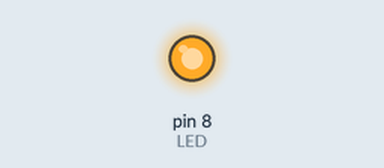
This program was run on a simulated Raspberry Pi (header pin numbers). Parts: output pins drawn as LEDs (lit = HIGH). The clock reads 2024-03-15 10:24:30 at power-on unless the program sets it; what the program prints to the terminal is not drawn.

Above: at 1.5 s.
At 4.5 s:
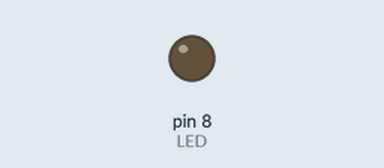
Timing chart, 0 to 7.9 s (numbered marks = the images above):
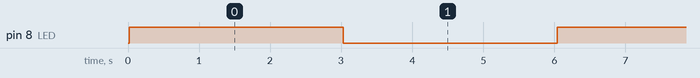

The program:

LEDLogTest.py
```python
#coding: utf-8
import RPi.GPIO as GPIO
import time
import datetime as d
import os

#Set the GPIO Pin
LED = 8

#initialize GPIO Module
GPIO.setmode(GPIO.BOARD)
GPIO.setup(LED, GPIO.OUT, initial = GPIO.LOW)

def turnOn():
        GPIO.output(LED, GPIO.HIGH)
        addLog("LED가 커졌습니다.")

def turnOff():
        GPIO.output(LED, GPIO.LOW)
        addLog("LED가 꺼졌습니다.")

def addLog(msg):
	os.system("echo " + msg + "\(" + getCurrentTime() +"\) >> ledlog.txt")
        print msg

def getCurrentTime():
	now = d.datetime.now()
	return now.strftime("%Y-%m-%d:%H:%M:%S")


addLog("프로그램을 실행합니다.")

while True:
        try:
                turnOn()
                time.sleep(3)

                turnOff()
                time.sleep(3)

        except KeyboardInterrupt:
		GPIO.cleanup()
		addLog("프로그램을 종료합니다.")
		break
```

Measured:
- by itself, pin 8 (LED): alternates HIGH for 3.0 s and LOW for 3.0 s
